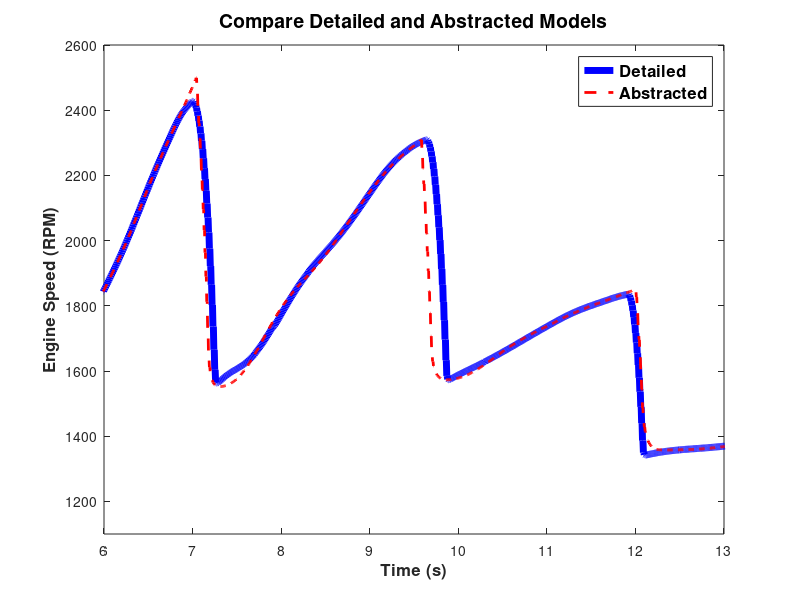
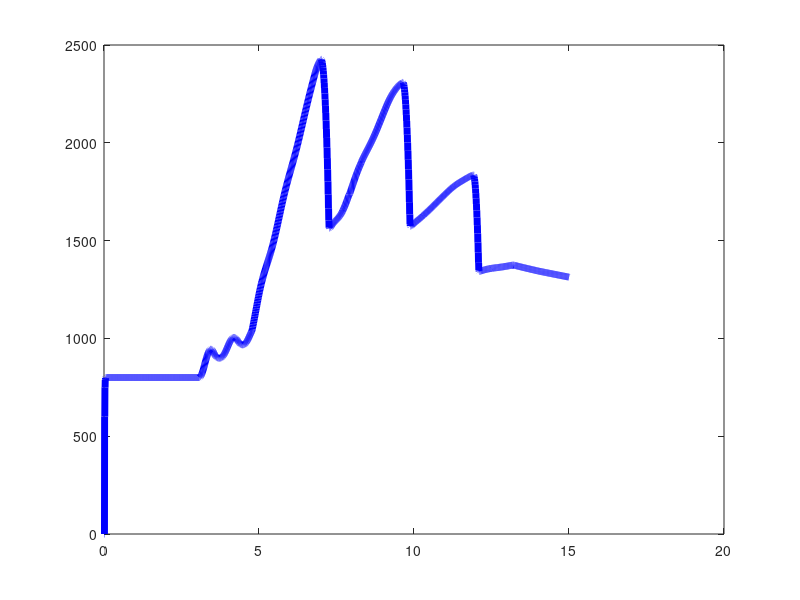

The MATLAB source for these figures, in order: (Note: this script raises an error after producing the figures.)
% SCRIPT FOR PLOTTING RESULTS OF OPTIMIZATION
% Copyright 2011-2016 The MathWorks, Inc.
load Engine_DATA_SDO
load RefRPMData

figure(1);
plot(Ref_EngRPM_time,Ref_EngRPM,'b','LineWidth',5)
hold on;
plot(Engine_DATA.time,Engine_DATA.signals(1).values,'r--','LineWidth',2)
hold off
title('Compare Detailed and Abstracted Models','FontSize',14,'FontWeight','Bold');
xlabel('Time (s)','FontSize',12,'FontWeight','Bold');
ylabel('Engine Speed (RPM)','FontSize',12,'FontWeight','Bold');
legend({'Detailed','Abstracted'},'FontSize',12,'FontWeight','Bold');
axis([6 13 1100 2600]);

figure(2);
plot(Ref_EngRPM_time,Ref_EngRPM,'b','LineWidth',5)
hold on;
plot(Engine_DATA_orig.time,Engine_DATA_orig.signals(1).values,'r--','LineWidth',2)
hold off
title('Compare Detailed and Abstracted Models','FontSize',14,'FontWeight','Bold');
xlabel('Time (s)','FontSize',12,'FontWeight','Bold');
ylabel('Engine Speed (RPM)','FontSize',12,'FontWeight','Bold');
legend({'Detailed','Abstracted'},'FontSize',12,'FontWeight','Bold');
axis([6 13 1100 2600]);

